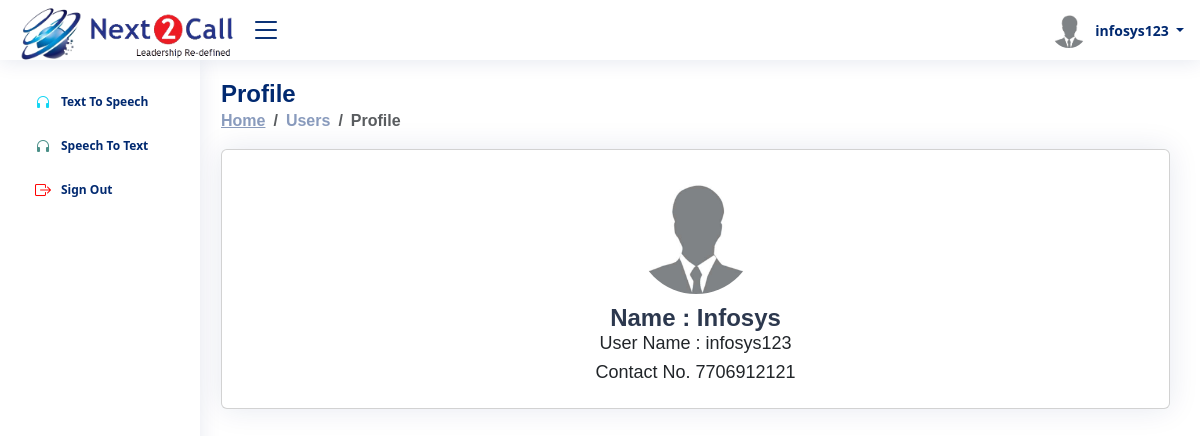
The page /profile.php (signed in) on the database its author committed.
### tables this page shows
CREATE TABLE `user` (
  `id` int(9) NOT NULL,
  `userName` varchar(255) NOT NULL,
  `full_name` varchar(255) NOT NULL,
  `password` varchar(255) NOT NULL,
  `status` int(9) NOT NULL,
  `date` timestamp NOT NULL DEFAULT current_timestamp() ON UPDATE current_timestamp(),
  `number` varchar(255) NOT NULL,
  `email` varchar(100) NOT NULL,
  `address` varchar(200) NOT NULL,
  `no_agent` varchar(100) NOT NULL,
  `profile_img` varchar(100) NOT NULL,
  `logo_img` varchar(100) NOT NULL,
  `favicon_logo` varchar(100) NOT NULL,
  `web_title` varchar(100) NOT NULL
);

### profile.php (the view, shortened to what this page needs)
<?php include "headerlink.php" ?>
<body>
    <?php include "header.php" ?>
    <?php include "sidebar.php" ?>
    <main id="main" class="main">
        <div class="pagetitle">
            <h1>Profile</h1>
            <nav>
                <ol class="breadcrumb">
                    <li class="breadcrumb-item"><a href="index.html">Home</a></li>
                    <li class="breadcrumb-item">Users</li>
                    <li class="breadcrumb-item active">Profile</li>
                </ol>
            </nav>
        </div>
        <section class="section profile">
            <div class="row">
                <div class="col-xl-12">
                    <div class="card">
                        <div class="card-body profile-card pt-4 d-flex flex-column align-items-center"> <img
                                src="assets/img/profile-img.jpg" alt="Profile" class="rounded-circle">
                                <?php
                                 $tfnsel_1 = "SELECT * FROM user WHERE userName='$username'";
                                 $data_1 = mysqli_query($con, $tfnsel_1);
                                 if(mysqli_num_rows($data_1) > 0){
                                   $tstatus = '1';
                                 } else {
                                   $tstatus = '0';
                                 }
                                 if($tstatus != '0'){
                                    $data_user = "SELECT * FROM user WHERE userName='$username'";
                                    $user_data = mysqli_query($con, $data_user);
                                    $user_row=mysqli_fetch_array($user_data);
                                    ?>
                                     <h2>Name : <?= $user_row['full_name'] ?></h2>
                                    <h3>User Name : <?= $user_row['userName'] ?></h3>
                                    <h3>Contact No. <?= $user_row['number'] ?></h3>
                                    <?php
                                   }
                                ?>
                    </div>
                </div>
            </div>
        </section>
    </main>
            <?php include "footerlink.php" ?>
</body>
</html>

### assets/css/style.css (style rules this page uses)
:root { scroll-behavior: smooth; }
body { font-family: "Open Sans", sans-serif; background: #f6f9ff; color: #444444; }
a { color: #4154f1; text-decoration: none; }
h1, h2, h3, h4, h5, h6 { font-family: "Nunito", sans-serif; }
#main { margin-top: 60px; padding: 20px 30px; transition: all 0.3s; }
.pagetitle { margin-bottom: 10px; }
.pagetitle h1 { font-size: 24px; margin-bottom: 0; font-weight: 600; color: #012970; }
.card { margin-bottom: 30px; border: none; border-radius: 5px; box-shadow: 0px 0 30px rgba(1, 41, 112, 0.1); }
.card-body { padding: 0 20px 20px 20px; }
.breadcrumb { font-size: 14px; font-family: "Nunito", sans-serif; color: #899bbd; font-weight: 600; }
.breadcrumb a { color: #899bbd; transition: 0.3s; }
.breadcrumb .breadcrumb-item::before { color: #899bbd; }
.breadcrumb .active { color: #51678f; font-weight: 600; }
@media (min-width: 1200px) { #main, #footer { margin-left: 191px; } }
.profile .profile-card img { max-width: 120px; }
.profile .profile-card h2 { font-size: 24px; font-weight: 700; color: #2c384e; margin: 10px 0 0 0; }
.profile .profile-card h3 { font-size: 18px; }

### rows shown on the page
user: full_name "Infosys", userName "infosys123", number "7706912121"

### other values the page prints
$username "infosys123"
